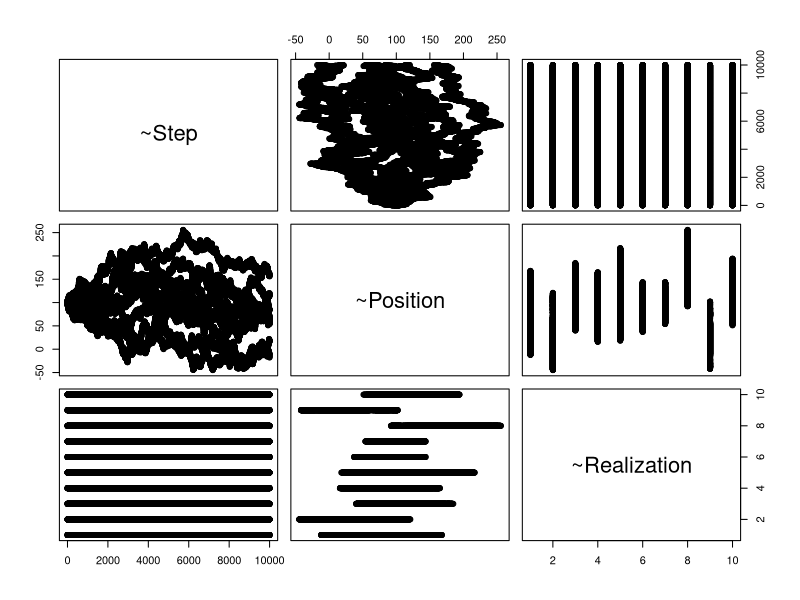

Here is the R script that generated this plot: (Note: this script raises an error after producing the figure.)

library(ggplot2)

# Set seed for reproducibility
set.seed(123)

# Number of steps
n_steps <- 10000

# Starting point
start <- 100

# Number of realizations
n_realizations <- 10

# Generate data for all realizations
random_walks <- data.frame(Step = integer(), Position = numeric(), Realization = factor())

for (i in 1:n_realizations) {
  # Generate symmetric random walk steps (+1 or -1)
  steps <- sample(c(-1, 1), n_steps, replace = TRUE)
  
  # Calculate the random walk path
  random_walk <- cumsum(c(start, steps))
  
  # Create a sequence for the x-axis (steps)
  x <- 0:n_steps
  
  # Combine data into the dataframe
  random_walks <- rbind(random_walks, data.frame(Step = x, Position = random_walk, Realization = factor(i)))
}

# Plot the realizations with horizontal lines at y = 150 and y = 0
plot(random_walks, aes(x = Step, y = Position, color = Realization)) +
  geom_line(size = 1) +
  facet_wrap(~ Realization, ncol = 5) +  # Arrange the plots side by side in a grid
  geom_hline(yintercept = 150, color = "red", linetype = "dashed", size = 1) +  # Add y = 150 line
  geom_hline(yintercept = 0, color = "red", linetype = "dashed", size = 1) +    # Add y = 0 line
  theme_minimal() +
  labs(title = "Symmetric Random Walk - 10 Independent Realizations with y = 150 and y = 0 Lines", 
       x = "Steps", y = "Position") +
  theme(legend.position = "none")
